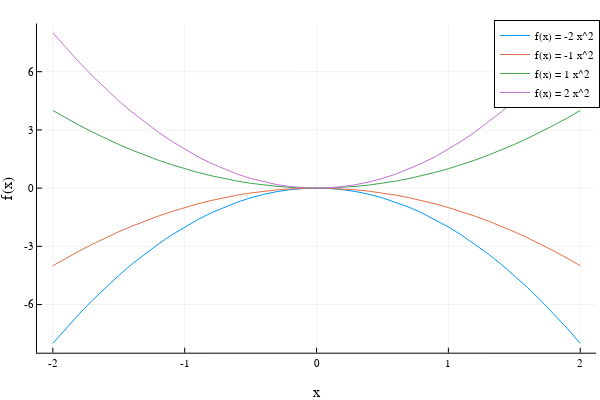

Notebook source saved alongside this figure:
### Markdown cell above
# 任意パラメータにおける関数のプロット

### Code cell
x = -2:0.1:2
param = [-2 , -1 , 1 , 2]
p = plot()

for a ∈ param
    f(x) = a*x^2
    p = plot!(x , f , label = "f(x) = $a x^2")
end

xlabel!("x")
ylabel!("f(x)")

p

### Figure 1 — Plotly figure (JSON) as saved in the notebook; plotly's stock layout.template omitted (floating-point values rounded to 4 significant figures)
{"data": [{"colorbar": {"title": ""}, "legendgroup": "f(x) = -2 x^2", "line": {"color": "rgba(0, 154, 250, 1.000)", "dash": "solid", "shape": "linear", "width": 1}, "mode": "lines", "name": "f(x) = -2 x^2", "showlegend": true, "type": "scatter", "x": [-2, -1.9, -1.8, -1.7, -1.6, -1.5, -1.4, -1.3, -1.2, -1.1, -1, -0.9, -0.8, -0.7, -0.6, -0.5, -0.4, -0.3, -0.2, -0.1, 0, 0.1, 0.2, 0.3, 0.4, 0.5, 0.6, 0.7, 0.8, 0.9, 1, 1.1, 1.2, 1.3, 1.4, 1.5, 1.6, 1.7, 1.8, 1.9, 2], "xaxis": "x", "y": [-8, -7.22, -6.48, -5.78, -5.12, -4.5, -3.92, -3.38, -2.88, -2.42, -2, -1.62, -1.28, -0.98, -0.72, -0.5, -0.32, -0.18, -0.08, -0.02, 0, -0.02, -0.08, -0.18, -0.32, -0.5, -0.72, -0.98, -1.28, -1.62, -2, -2.42, -2.88, -3.38, -3.92, -4.5, -5.12, -5.78, -6.48, -7.22, -8], "yaxis": "y", "zmax": null, "zmin": null}, {"colorbar": {"title": ""}, "legendgroup": "f(x) = -1 x^2", "line": {"color": "rgba(227, 111, 71, 1.000)", "dash": "solid", "shape": "linear", "width": 1}, "mode": "lines", "name": "f(x) = -1 x^2", "showlegend": true, "type": "scatter", "x": [-2, -1.9, -1.8, -1.7, -1.6, -1.5, -1.4, -1.3, -1.2, -1.1, -1, -0.9, -0.8, -0.7, -0.6, -0.5, -0.4, -0.3, -0.2, -0.1, 0, 0.1, 0.2, 0.3, 0.4, 0.5, 0.6, 0.7, 0.8, 0.9, 1, 1.1, 1.2, 1.3, 1.4, 1.5, 1.6, 1.7, 1.8, 1.9, 2], "xaxis": "x", "y": [-4, -3.61, -3.24, -2.89, -2.56, -2.25, -1.96, -1.69, -1.44, -1.21, -1, -0.81, -0.64, -0.49, -0.36, -0.25, -0.16, -0.09, -0.04, -0.01, 0, -0.01, -0.04, -0.09, -0.16, -0.25, -0.36, -0.49, -0.64, -0.81, -1, -1.21, -1.44, -1.69, -1.96, -2.25, -2.56, -2.89, -3.24, -3.61, -4], "yaxis": "y", "zmax": null, "zmin": null}, {"colorbar": {"title": ""}, "legendgroup": "f(x) = 1 x^2", "line": {"color": "rgba(62, 164, 78, 1.000)", "dash": "solid", "shape": "linear", "width": 1}, "mode": "lines", "name": "f(x) = 1 x^2", "showlegend": true, "type": "scatter", "x": [-2, -1.9, -1.8, -1.7, -1.6, -1.5, -1.4, -1.3, -1.2, -1.1, -1, -0.9, -0.8, -0.7, -0.6, -0.5, -0.4, -0.3, -0.2, -0.1, 0, 0.1, 0.2, 0.3, 0.4, 0.5, 0.6, 0.7, 0.8, 0.9, 1, 1.1, 1.2, 1.3, 1.4, 1.5, 1.6, 1.7, 1.8, 1.9, 2], "xaxis": "x", "y": [4, 3.61, 3.24, 2.89, 2.56, 2.25, 1.96, 1.69, 1.44, 1.21, 1, 0.81, 0.64, 0.49, 0.36, 0.25, 0.16, 0.09, 0.04, 0.01, 0, 0.01, 0.04, 0.09, 0.16, 0.25, 0.36, 0.49, 0.64, 0.81, 1, 1.21, 1.44, 1.69, 1.96, 2.25, 2.56, 2.89, 3.24, 3.61, 4], "yaxis": "y", "zmax": null, "zmin": null}, {"colorbar": {"title": ""}, "legendgroup": "f(x) = 2 x^2", "line": {"color": "rgba(195, 113, 210, 1.000)", "dash": "solid", "shape": "linear", "width": 1}, "mode": "lines", "name": "f(x) = 2 x^2", "showlegend": true, "type": "scatter", "x": [-2, -1.9, -1.8, -1.7, -1.6, -1.5, -1.4, -1.3, -1.2, -1.1, -1, -0.9, -0.8, -0.7, -0.6, -0.5, -0.4, -0.3, -0.2, -0.1, 0, 0.1, 0.2, 0.3, 0.4, 0.5, 0.6, 0.7, 0.8, 0.9, 1, 1.1, 1.2, 1.3, 1.4, 1.5, 1.6, 1.7, 1.8, 1.9, 2], "xaxis": "x", "y": [8, 7.22, 6.48, 5.78, 5.12, 4.5, 3.92, 3.38, 2.88, 2.42, 2, 1.62, 1.28, 0.98, 0.72, 0.5, 0.32, 0.18, 0.08, 0.02, 0, 0.02, 0.08, 0.18, 0.32, 0.5, 0.72, 0.98, 1.28, 1.62, 2, 2.42, 2.88, 3.38, 3.92, 4.5, 5.12, 5.78, 6.48, 7.22, 8], "yaxis": "y", "zmax": null, "zmin": null}], "layout": {"annotations": [], "height": 400, "legend": {"bgcolor": "rgba(255, 255, 255, 1.000)", "bordercolor": "rgba(0, 0, 0, 1.000)", "borderwidth": 1, "font": {"color": "rgba(0, 0, 0, 1.000)", "family": "sans-serif", "size": 11}, "tracegroupgap": 0, "traceorder": "normal", "x": 1, "xanchor": "auto", "y": 1, "yanchor": "auto"}, "margin": {"b": 20, "l": 0, "r": 0, "t": 20}, "paper_bgcolor": "rgba(255, 255, 255, 1.000)", "plot_bgcolor": "rgba(255, 255, 255, 1.000)", "showlegend": true, "width": 600, "xaxis": {"anchor": "y", "domain": [0.06165, 0.9934], "gridcolor": "rgba(0, 0, 0, 0.100)", "gridwidth": 0.5, "linecolor": "rgba(0, 0, 0, 1.000)", "mirror": false, "range": [-2.12, 2.12], "showgrid": true, "showline": true, "showticklabels": true, "tickangle": 0, "tickcolor": "rgb(0, 0, 0)", "tickfont": {"color": "rgba(0, 0, 0, 1.000)", "family": "sans-serif", "size": 11}, "tickmode": "array", "ticks": "inside", "ticktext": ["-2", "-1", "0", "1", "2"], "tickvals": [-2, -1, 0, 1, 2], "title": "x", "titlefont": {"color": "rgba(0, 0, 0, 1.000)", "family": "sans-serif", "size": 15}, "type": "-", "visible": true, "zeroline": false, "zerolinecolor": "rgba(0, 0, 0, 1.000)"}, "yaxis": {"anchor": "x", "domain": [0.07581, 0.9902], "gridcolor": "rgba(0, 0, 0, 0.100)", "gridwidth": 0.5, "linecolor": "rgba(0, 0, 0, 1.000)", "mirror": false, "range": [-8.48, 8.48], "showgrid": true, "showline": true, "showticklabels": true, "tickangle": 0, "tickcolor": "rgb(0, 0, 0)", "tickfont": {"color": "rgba(0, 0, 0, 1.000)", "family": "sans-serif", "size": 11}, "tickmode": "array", "ticks": "inside", "ticktext": ["-6", "-3", "0", "3", "6"], "tickvals": [-6, -3, 0, 3, 6], "title": "f(x)", "titlefont": {"color": "rgba(0, 0, 0, 1.000)", "family": "sans-serif", "size": 15}, "type": "-", "visible": true, "zeroline": false, "zerolinecolor": "rgba(0, 0, 0, 1.000)"}}}
